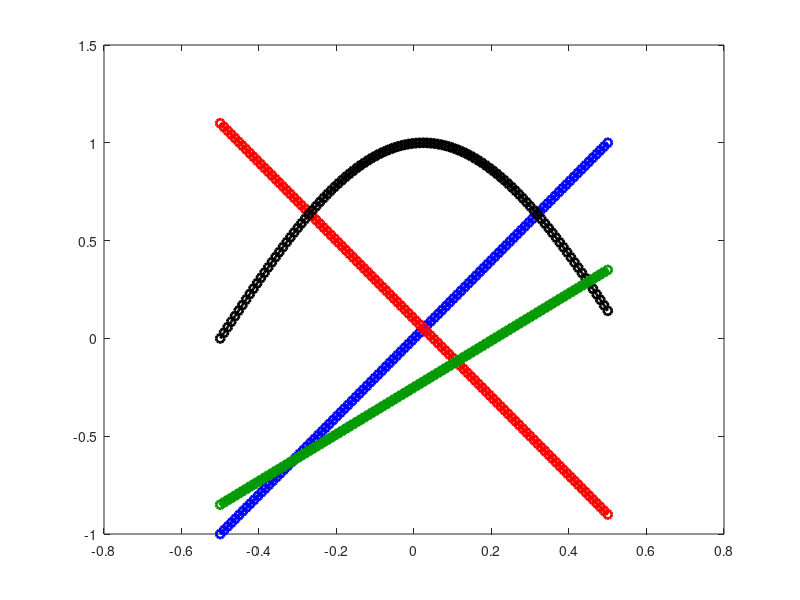

This chart was generated by the following MATLAB code:

Nf=4; %numero di fratture

%definisco la geometria delle fratture
colori={};


%F1
colori{1}=[0,0,1];
h(1)=1/103;
t{1}=[0:h(1):1];   %nodi
tt{1}=0.5*(t{1}(1:end-1)+t{1}(2:end));  %baricentri
N(1)=length(tt{1});   %numero di elementi
x_map{1}=@(t) [t-0.5;  2*t-1];
Tau{1}=@(t) [1; 2];
ds{1}=@(t) (5)^0.5+0*t;
tau{1}=@(t) Tau{1}(t)/ds{1}(t);
%theta(1)=acos()
source{1}=@(t) 0+0*t;
cini{1}=@(t) 0+0*t;
p_bc{1}=[0 1]; %condizioni al contorno di pressione
v_bc{1}=0.01*[-1 0];
C_bc{1}=[0 0];
x_bc{1}=[0 0];
t_bc{1}=[1 1];
eta(1)=1;  %inverso della permeabilità
mu(1)=100;
d(1)=0.005;%/cos(theta(1)) %spessore
power(1)=1;
xx=x_map{1}(t{1});
plot(xx(1,:),xx(2,:),'-o','color',colori{1},'linewidth',2)
hold on


%F2
colori{2}=[1,0,0];
h(2)=1/105;
t{2}=[0:h(2):1];   %nodi
tt{2}=0.5*(t{2}(1:end-1)+t{2}(2:end));  %baricentri
N(2)=length(tt{2});   %numero di elementi
x_map{2}=@(t) [t-0.5;  -2*t+1.1];
Tau{2}=@(t) [1; -2];
ds{2}=@(t) (5)^0.5+0*t;
tau{2}=@(t) Tau{2}(t)/ds{2}(t);
%theta(1)=acos()
source{2}=@(t) 0+0*t;
cini{2}=@(t) 0+0*t;
p_bc{2}=[0 1]; %condizioni al contorno di pressione
v_bc{2}=[0 0];
C_bc{2}=[1 0];
x_bc{2}=[0 0];

t_bc{2}=[1 1];
eta(2)=100;  %inverso della permeabilità
mu(2)=100;
d(2)=0.005;%
power(2)=2;
xx=x_map{2}(t{2});
plot(xx(1,:),xx(2,:),'-o','color',colori{2},'linewidth',2)
hold on

% %F3
colori{3}=[0,0,0];
h(3)=1/105;
t{3}=[0:h(3):1];   %nodi
tt{3}=0.5*(t{3}(1:end-1)+t{3}(2:end));  %baricentri
N(3)=length(tt{3});   %numero di elementi
x_map{3}=@(t) [(t-0.5);  sin(3*t)];
Tau{3}=@(t) [1; 3*cos(3*t)];
ds{3}=@(t) (1+9*cos(3*t).^2).^0.5;
tau{3}=@(t) Tau{3}(t)/ds{3}(t);
%theta(1)=acos()
source{3}=@(t) 0+0*t;
cini{3}=@(t) 0+0*t;
p_bc{3}=[0 1]; %condizioni al contorno di pressione
v_bc{3}=[0 0];
C_bc{3}=[0 0];
x_bc{3}=[0 0];

t_bc{3}=[1 1];
eta(3)=1;  %inverso della permeabilità
mu(3)=100;
d(3)=0.005;%
power(3)=1;
xx=x_map{3}(t{3});
plot(xx(1,:),xx(2,:),'-o','color',colori{3},'linewidth',2)
hold on
% 
%F3
colori{4}=[0,0.6,0];
h(4)=1/105;
t{4}=[0:h(4):1];   %nodi
tt{4}=0.5*(t{4}(1:end-1)+t{4}(2:end));  %baricentri
N(4)=length(tt{4});   %numero di elementi
x_map{4}=@(t) [(t-0.5);  1.2*t-0.85];
Tau{4}=@(t) [1; 1.2+t*0];
ds{4}=@(t) (1+1.2^2+0*t).^0.5;
tau{4}=@(t) Tau{4}(t)/ds{4}(t);
%theta(1)=acos()
source{4}=@(t) 0+0*t;
cini{4}=@(t) 0+0*t;
p_bc{4}=[0 1]; %condizioni al contorno di pressione
v_bc{4}=[0 0];
C_bc{4}=[0 1];
x_bc{4}=[0 0];

t_bc{4}=[1 1];
eta(4)=1;  %inverso della permeabilità
mu(4)=100;
d(4)=0.005;%
power(4)=1;
xx=x_map{4}(t{4});
plot(xx(1,:),xx(2,:),'-o','color',colori{4},'linewidth',2)
% hold on
% 
% 
% %F5
% colori{5}=[1,0.0,0.8];
% h(5)=1/67;
% t{5}=[0:h(5):1];   %nodi
% tt{5}=0.5*(t{5}(1:end-1)+t{5}(2:end));  %baricentri
% N(5)=length(tt{5});   %numero di elementi
% x_map{5}=@(t) [-0.15+0*t; 2.5*t-1.5];
% Tau{5}=@(t) [0; 2.5+0*t];
% ds{5}=@(t) 2.5+0*t;
% tau{5}=@(t) Tau{5}(t)/ds{5}(t);
% %theta(1)=acos()
% source{5}=@(t) 0+0*t;
% cini{5}=@(t) 0+0*t;
% p_bc{5}=[0 0]; %condizioni al contorno di pressione
% v_bc{5}=-0.005*[1 1];
% C_bc{5}=[0 0];
% x_bc{5}=[0 0];
% 
% t_bc{5}=[1 1];
% eta(5)=1;  %inverso della permeabilità
% mu(5)=100;
% d(5)=0.005;%
% power(5)=1;
% xx=x_map{5}(t{5});
% plot(xx(1,:),xx(2,:),'-o','color',colori{5},'linewidth',2)
% hold on
% 
% 
% %F6
% colori{6}=[0,0.8,0.8];
% h(6)=1/67;
% t{6}=[0:h(6):1];   %nodi
% tt{6}=0.5*(t{6}(1:end-1)+t{6}(2:end));  %baricentri
% N(6)=length(tt{6});   %numero di elementi
% x_map{6}=@(t) [t-0.5; -t+0.7];
% Tau{6}=@(t) [1; -1+0*t];
% ds{6}=@(t) (2)^0.5+0*t;
% tau{6}=@(t) Tau{6}(t)/ds{6}(t);
% %theta(1)=acos()
% source{6}=@(t) 0+0*t;
% cini{6}=@(t) 0+0*t;
% p_bc{6}=[0 0 ]; %condizioni al contorno di pressione
% v_bc{6}=[-1 -1];
% C_bc{6}=[0 0];
% x_bc{6}=[0 0];
% t_bc{6}=[1 1];
% 
% eta(6)=1;  %inverso della permeabilità
% mu(6)=100;
% d(6)=0.005;%
% power(6)=1;
% xx=x_map{6}(t{6});
% plot(xx(1,:),xx(2,:),'-o','color',colori{6},'linewidth',2)
% hold on
% 
